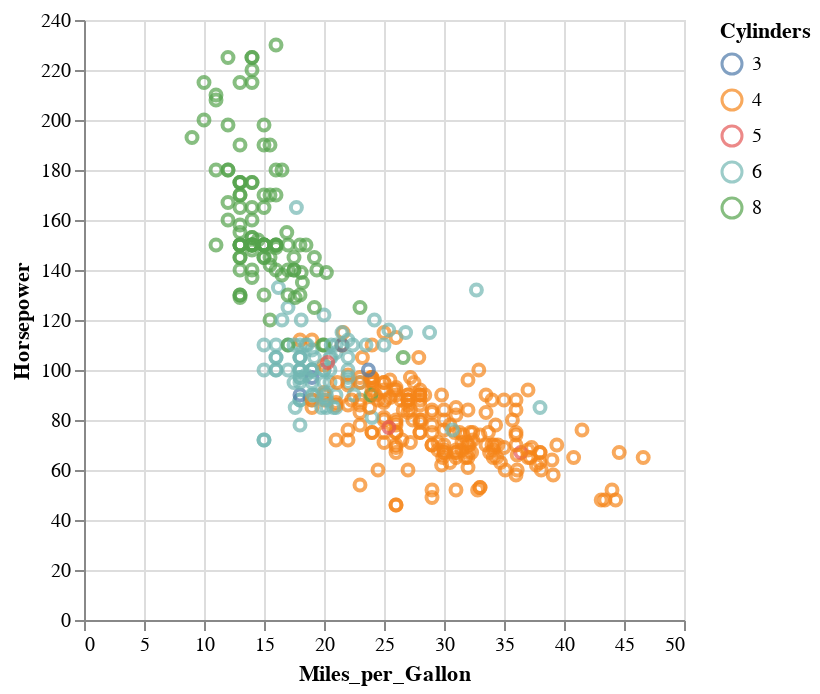

Notebook source saved alongside this figure:
### Code cell
data |>
@vlplot(:point, x=:Miles_per_Gallon, y=:Horsepower, color="Cylinders:n")

### Figure 1 — Vega-Lite specification as saved in the notebook (floating-point values rounded to 4 significant figures; data arrays with more than 128 entries replaced by an {"elided": "..."} marker saying what was removed)
{"data": {"values": {"elided": "406 records"}}, "encoding": {"color": {"field": "Cylinders", "type": "nominal"}, "x": {"field": "Miles_per_Gallon", "type": "quantitative"}, "y": {"field": "Horsepower", "type": "quantitative"}}, "mark": "point"}
